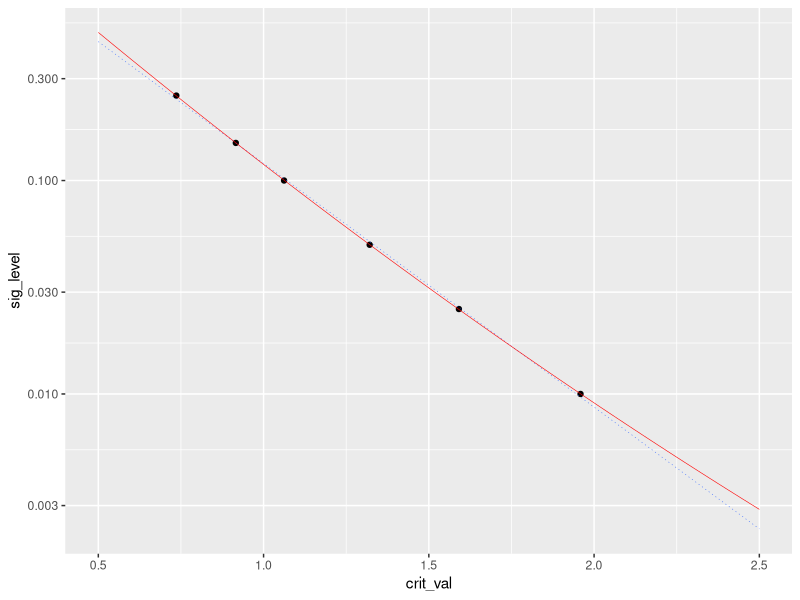
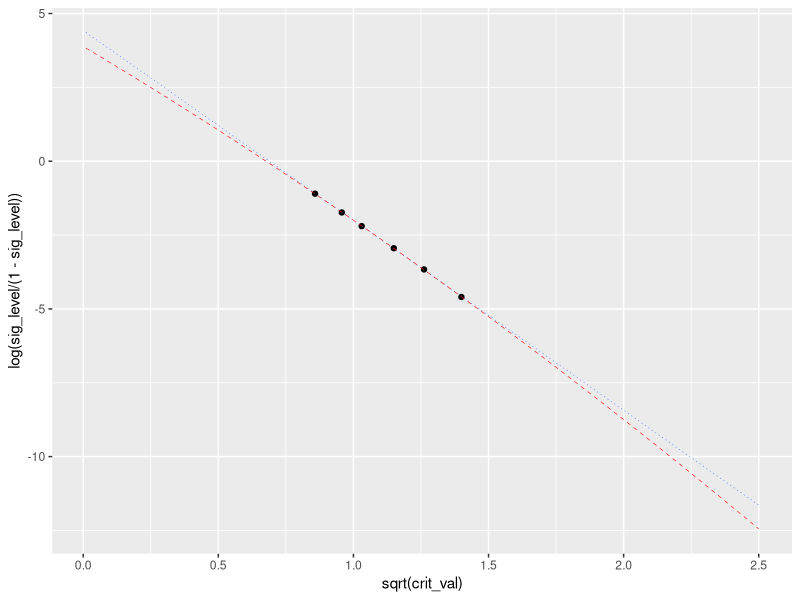
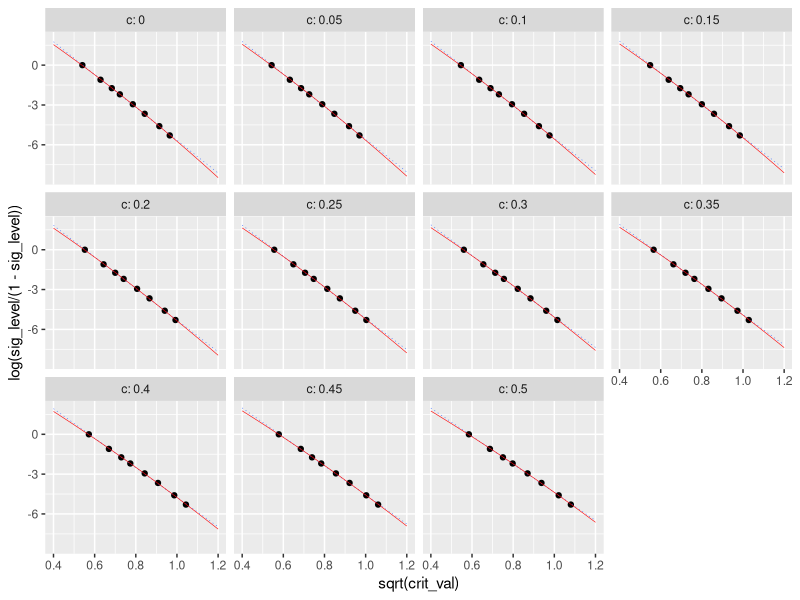
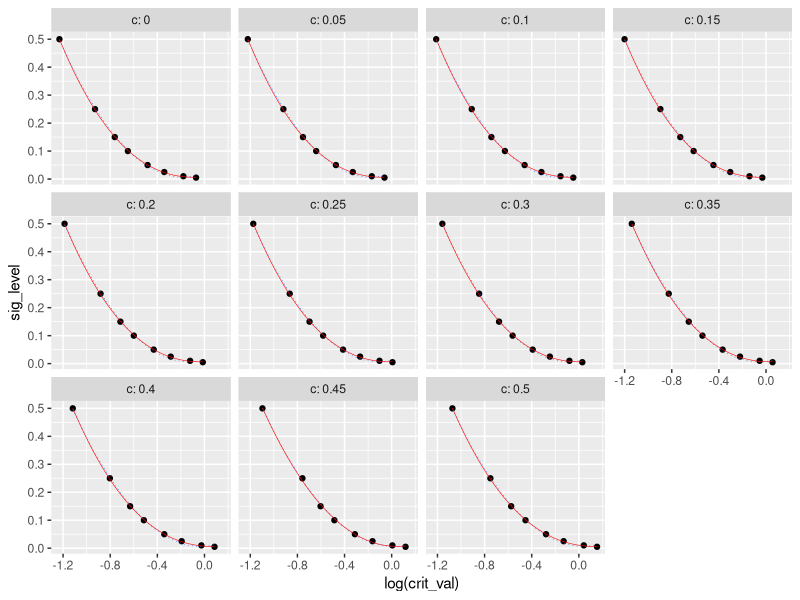

Reproduce these figures in R, in order.
# critical values for goodness of fit tests
# model derived from given critical values and significance levels
# for Anderson Darling test with exponential and weibull distributions

library(tidyr)
library(tibble)
library(dplyr)
library(ggplot2)



# exponential ----

# cf «GOF-techniques» book
# P-value for A2_mod based on upper tail percentage points (table 4.14, p.138)
A2_mod_crit <- tribble(
  ~sig_level, ~crit_val,
  .25, .736,
  .15, .916,
  .10, 1.062,
  .05, 1.321,
  .025, 1.591,
  .01, 1.959)

ggplot(A2_mod_crit, mapping = aes(x = crit_val, y=sig_level)) +
  scale_y_log10() +
  geom_point() +
  geom_smooth(method = lm, formula = y ~x, se = F, size = .2, linetype = "dotted", fullrange = TRUE) +
  geom_smooth(method = lm, formula = y ~ poly(x,2), se = F, size = .2, col = "red", fullrange = TRUE) +
  expand_limits(x=c(.5, 2.5))


ggplot(A2_mod_crit, mapping = aes(x = sqrt(crit_val), y = log(sig_level/(1-sig_level)))) +
  geom_point() +
  geom_smooth(method = lm, formula = y ~x, se = F, size = .2, linetype = "dotted", fullrange = TRUE) +
  geom_smooth(method = lm, formula = y ~ poly(x,2), se = F, size = .2, col = "red", linetype = "dashed", fullrange = TRUE) +
  #geom_smooth(method = lm, formula = y ~ poly(x,3), se = F, size = .2, col = "blue", fullrange = TRUE) +
  expand_limits(x=c(.01, 2.5))

summary(lm(log(sig_level) ~ crit_val, data = A2_mod_crit))
summary(lm(log(sig_level / (1-sig_level)) ~ sqrt(crit_val), data = A2_mod_crit))
summary(lm(log(sig_level / (1-sig_level)) ~ crit_val + sqrt(crit_val), data = A2_mod_crit))


# weibull -----

# read in critical values for Weibull GOF
# cf Lockhart, 1994
crit_weib <- read.table(file = "gof_ad_weibull.txt", sep = " ", header = T) %>%
  pivot_longer(cols = starts_with("crit"),
               names_to = "sig_level",
               names_prefix = "crit[_]", names_transform = list(sig_level = as.numeric),
               values_to = "crit_val") %>%
  mutate(sig_level = 1L - sig_level)

ggplot(crit_weib, mapping = aes(x = sqrt(crit_val), y = log(sig_level/(1-sig_level)))) +
  geom_point() +
  geom_smooth(method = "lm", formula = y ~ x, se = F, size = .2, linetype = "dotted", fullrange = TRUE) +
  geom_smooth(method = "lm", formula = y ~ poly(x, 2), se = F, size = .2, col = "red", fullrange = TRUE) +
  facet_wrap(vars(c), labeller = label_both) +
  expand_limits(x=c(.4, 1.2))

fm_cat <- lm(log(sig_level/(1-sig_level)) ~ sqrt(crit_val) * factor(c), data = crit_weib)
summary(fm_cat)

fm_c <- lm(log(sig_level/(1-sig_level)) ~ sqrt(crit_val) * c, data = crit_weib)
summary(fm_c)
fm_c2 <- lm(log(sig_level/(1-sig_level)) ~ crit_val + sqrt(crit_val) * c, data = crit_weib)
summary(fm_c2)
fm_c3 <- lm(log(sig_level/(1-sig_level)) ~ (crit_val + sqrt(crit_val)) * c, data = crit_weib)
summary(fm_c3)
# fm_cat and fm_c both have R^2 of 0.999
# fm_c allows for easier extrapolation of c
# although fm_cat comes out as winner in F-test
anova(fm_c, fm_cat)

ggplot(crit_weib, mapping = aes(x = log(crit_val), y = sig_level)) +
  geom_point() +
  geom_smooth(method = "lm", formula = y ~ poly(x,2), se = F, size = .2, linetype = "dotted") +
  geom_smooth(method = "lm", formula = y ~ poly(x,3), se = F, size = .2, col = "red") +
  facet_wrap(vars(c), labeller = label_both)



